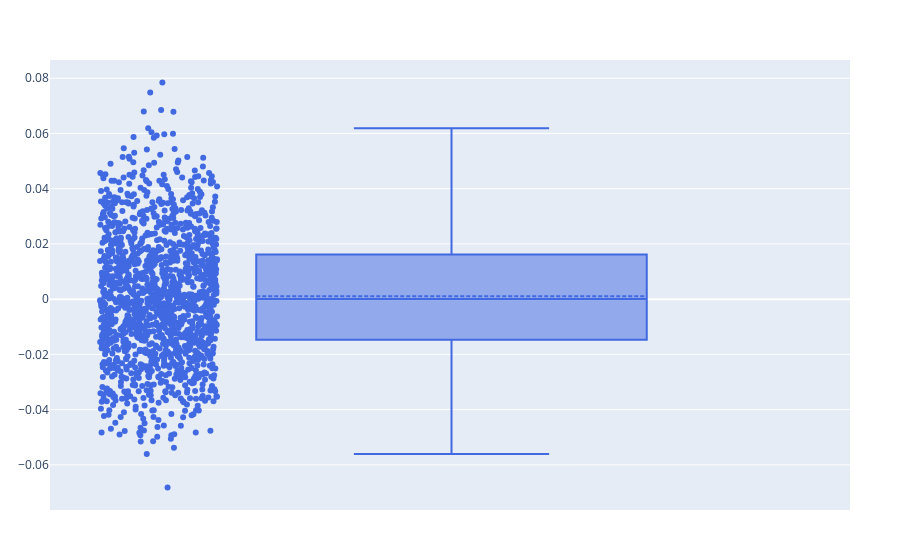

Here is the notebook cell this chart was saved with:
### Code cell
q = 0

name = "JL-LS"*"n"*string(n)*"p"*string(p)*"eta"*string(eta)*"q"*string(q)
lev = leverage_score(B, q)
JL_lev = JL_lev_score_estimates(B, q; cst);

rel_diff = (lev-JL_lev)./lev;

name = "JL-LS"*"n"*string(n)*"p"*string(p)*"eta"*string(eta)*"q"*string(q)

trace1 = box(y=rel_diff,
boxpoints="all",
marker=attr(
        color="LightSkyBlue",
        size=20),
quartilemethod="linear",
name="",
marker_color="royalblue",
boxmean=true)
PlotlyJS.plot(trace1)

### Figure 1 — Plotly figure (JSON) as saved in the notebook; plotly's stock layout.template omitted (floating-point values rounded to 4 significant figures; data arrays with more than 128 entries replaced by an {"elided": "..."} marker saying what was removed)
{"data": [{"boxmean": true, "boxpoints": "all", "marker": {"color": "royalblue"}, "markersize": 0.5, "name": "", "quartilemethod": "linear", "type": "box", "y": {"elided": "1461 float values"}}], "layout": {"margin": {"b": 50, "l": 50, "r": 50, "t": 60}}}
